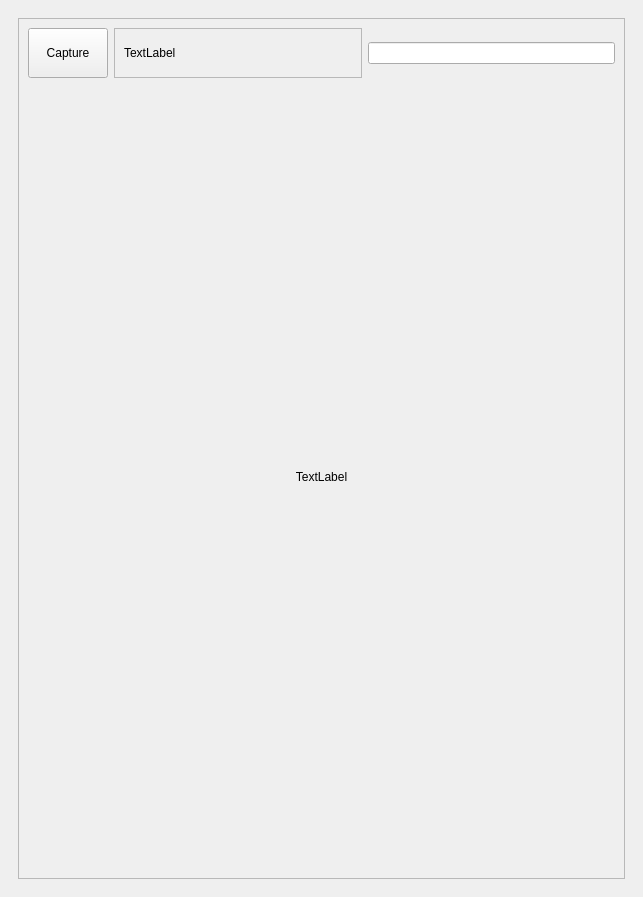
<?xml version="1.0" encoding="UTF-8"?>
<ui version="4.0">
 <class>MainWindow</class>
 <widget class="QMainWindow" name="MainWindow">
  <property name="geometry">
   <rect>
    <x>0</x>
    <y>0</y>
    <width>643</width>
    <height>897</height>
   </rect>
  </property>
  <property name="windowTitle">
   <string>MainWindow</string>
  </property>
  <widget class="QWidget" name="centralwidget">
   <layout class="QVBoxLayout" name="verticalLayout">
    <item>
     <widget class="QStackedWidget" name="stackedWidget">
      <widget class="QWidget" name="page">
       <layout class="QVBoxLayout" name="verticalLayout_3">
        <item>
         <layout class="QVBoxLayout" name="verticalLayout_2">
          <item>
           <widget class="QScrollArea" name="scrollArea">
            <property name="widgetResizable">
             <bool>true</bool>
            </property>
            <widget class="QWidget" name="scrollAreaWidgetContents">
             <property name="geometry">
              <rect>
               <x>0</x>
               <y>0</y>
               <width>603</width>
               <height>857</height>
              </rect>
             </property>
             <layout class="QVBoxLayout" name="verticalLayout_4">
              <item>
               <layout class="QHBoxLayout" name="horizontalLayout_3">
                <item>
                 <widget class="QPushButton" name="pushButton_5">
                  <property name="maximumSize">
                   <size>
                    <width>16777215</width>
                    <height>50</height>
                   </size>
                  </property>
                  <property name="text">
                   <string>Capture</string>
                  </property>
                 </widget>
                </item>
                <item>
                 <widget class="QScrollArea" name="scrollArea_4">
                  <property name="maximumSize">
                   <size>
                    <width>16777215</width>
                    <height>50</height>
                   </size>
                  </property>
                  <property name="widgetResizable">
                   <bool>true</bool>
                  </property>
                  <widget class="QWidget" name="scrollAreaWidgetContents_4">
                   <property name="geometry">
                    <rect>
                     <x>0</x>
                     <y>0</y>
                     <width>246</width>
                     <height>48</height>
                    </rect>
                   </property>
                   <layout class="QVBoxLayout" name="verticalLayout_7">
                    <item>
                     <widget class="QLabel" name="label_4">
                      <property name="text">
                       <string>TextLabel</string>
                      </property>
                     </widget>
                    </item>
                   </layout>
                  </widget>
                 </widget>
                </item>
                <item>
                 <widget class="QLineEdit" name="lineEdit">
                  <property name="enabled">
                   <bool>true</bool>
                  </property>
                 </widget>
                </item>
               </layout>
              </item>
              <item>
               <widget class="QLabel" name="label">
                <property name="text">
                 <string>TextLabel</string>
                </property>
                <property name="alignment">
                 <set>Qt::AlignCenter</set>
                </property>
               </widget>
              </item>
             </layout>
            </widget>
           </widget>
          </item>
         </layout>
        </item>
       </layout>
      </widget>
      <widget class="QWidget" name="page_2"/>
     </widget>
    </item>
   </layout>
  </widget>
  <action name="actionUpdate">
   <property name="text">
    <string>Update</string>
   </property>
  </action>
  <action name="actionOpen">
   <property name="text">
    <string>Open</string>
   </property>
  </action>
  <action name="actionSave">
   <property name="text">
    <string>Save</string>
   </property>
  </action>
  <action name="actionClose">
   <property name="text">
    <string>Close</string>
   </property>
  </action>
  <action name="actionRun_Script">
   <property name="text">
    <string>Run Script</string>
   </property>
  </action>
  <action name="actionUpdate_Image_Scripter_2">
   <property name="text">
    <string>Update Image Scripter 2</string>
   </property>
  </action>
  <action name="actionSave_As">
   <property name="text">
    <string>Save As</string>
   </property>
  </action>
  <action name="actionRefresh">
   <property name="text">
    <string>Refresh</string>
   </property>
  </action>
 </widget>
 <resources/>
 <connections/>
</ui>
